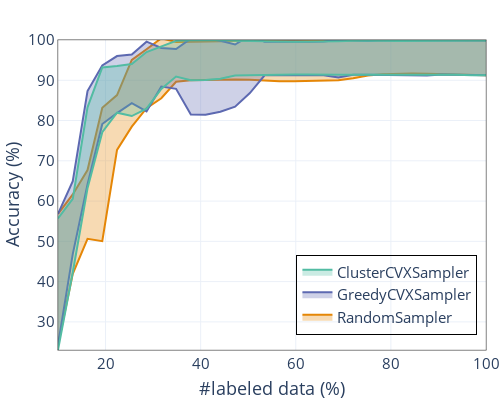

Notebook cell for this chart:
### Code cell
plot([random, argmax, spectral], 
     ["RandomSampler", "GreedyCVXSampler", "ClusterCVXSampler"], 
     filename="cvx_random_K={}_sigma={}_alpha={}.pdf".format(K, sigma, alpha), 
     opacity=0.3)
